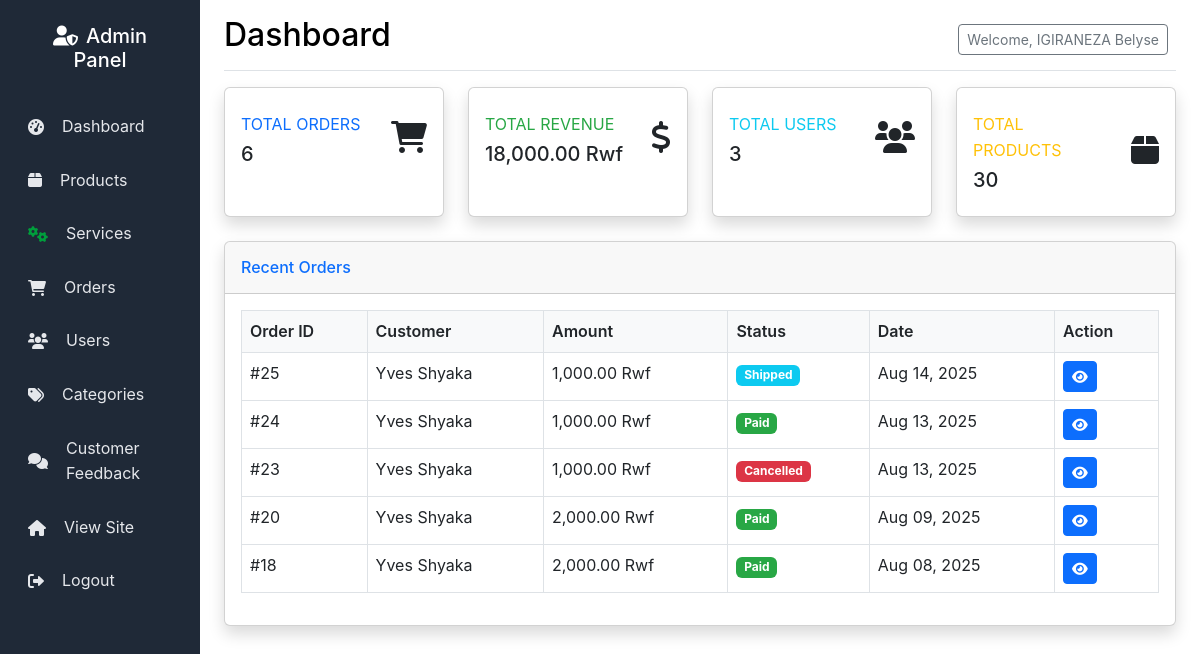
Page /admin/index.php (signed in) on the earlier database version.
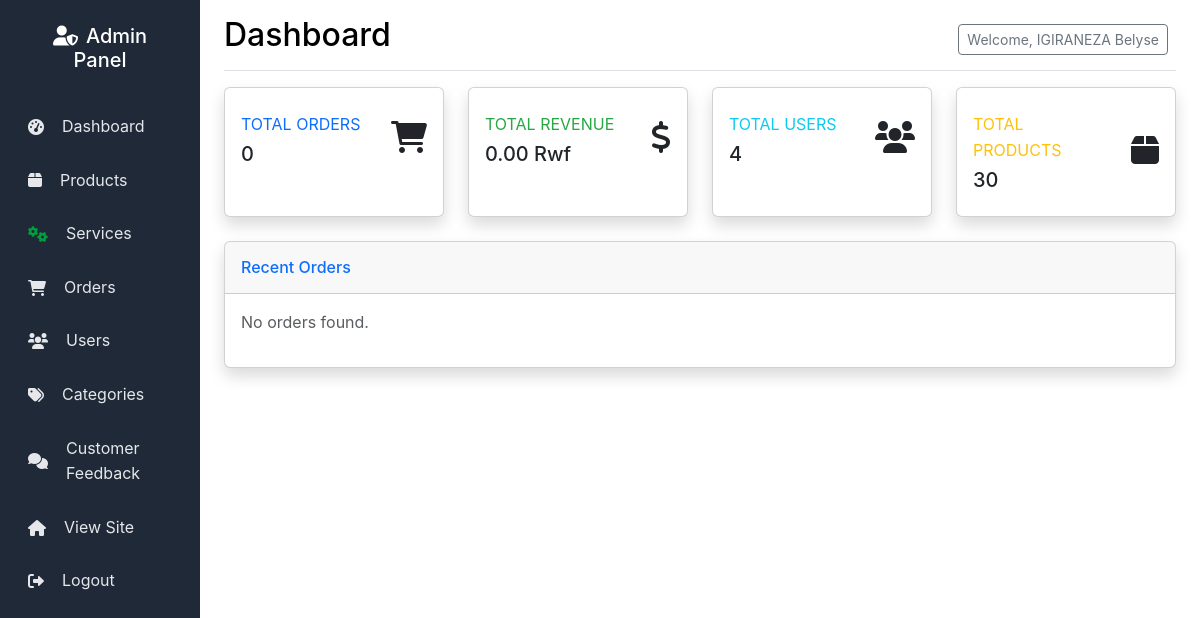
Same page on the later database version.
### tables this page shows
CREATE TABLE `orders` (
  `id` int(11) NOT NULL,
  `user_id` int(11) NOT NULL,
  `total_amount` decimal(10,2) NOT NULL,
  `status` enum('pending','paid','shipped','delivered','cancelled') DEFAULT 'pending',
  `payment_method` varchar(50) DEFAULT NULL,
  `shipping_address` text DEFAULT NULL,
  `phone` varchar(20) DEFAULT NULL,
  `created_at` timestamp NOT NULL DEFAULT current_timestamp(),
  `updated_at` timestamp NOT NULL DEFAULT current_timestamp() ON UPDATE current_timestamp()
);

CREATE TABLE `users` (
  `id` int(11) NOT NULL,
  `email` varchar(255) NOT NULL,
  `password` varchar(255) NOT NULL,
  `first_name` varchar(100) NOT NULL,
  `last_name` varchar(100) NOT NULL,
  `phone` varchar(20) DEFAULT NULL,
  `address` text DEFAULT NULL,
  `created_at` timestamp NOT NULL DEFAULT current_timestamp(),
  `updated_at` timestamp NOT NULL DEFAULT current_timestamp() ON UPDATE current_timestamp(),
  `role` enum('super','admin','customer') DEFAULT 'customer'
);

### includes/functions.php (called while the page is built, shortened)
<?php
function formatPrice($price) {
    return number_format($price, 2) . ' Rwf';
}
?>

### admin/index.php (the view, shortened to what the changed rows need)
<?php
require_once '../config/database.php';
require_once '../includes/functions.php';
$stmt = $conn->prepare("SELECT COUNT(*) as total_orders FROM orders");
$stmt->execute();
$total_orders = $stmt->fetch(PDO::FETCH_ASSOC)['total_orders'];
$stmt = $conn->prepare("SELECT COUNT(*) as total_users FROM users WHERE role = 'customer' or role = 'admin' or role = 'super'");
$stmt->execute();
$total_users = $stmt->fetch(PDO::FETCH_ASSOC)['total_users'];
$stmt = $conn->prepare("SELECT SUM(total_amount) as total_revenue FROM orders WHERE status = 'paid' OR status = 'delivered' OR status = 'shipped'");
$stmt->execute();
$total_revenue = $stmt->fetch(PDO::FETCH_ASSOC)['total_revenue'] ?? 0;
$stmt = $conn->prepare("SELECT o.*, u.first_name, u.last_name, u.email FROM orders o
                       JOIN users u ON o.user_id = u.id
                       ORDER BY o.created_at DESC LIMIT 5");
$stmt->execute();
$recent_orders = $stmt->fetchAll(PDO::FETCH_ASSOC);
?>
<!DOCTYPE html>
<html lang="en">
<head>
    <link href="https://cdn.jsdelivr.net/npm/bootstrap@5.3.0/dist/css/bootstrap.min.css" rel="stylesheet">
    <link href="../assets/css/style.css" rel="stylesheet">
    <link href="admin.css?v=<?php echo time(); ?>" rel="stylesheet">
    <link href="https://cdnjs.cloudflare.com/ajax/libs/font-awesome/6.0.0/css/all.min.css" rel="stylesheet">
</head>
<body>
    <div class="container-fluid">
        <div class="row">
            <main class="col-md-9 ms-sm-auto col-lg-10 px-md-4">
                <div class="d-flex justify-content-between flex-wrap flex-md-nowrap align-items-center pt-3 pb-2 mb-3 border-bottom">
                    <h1 class="h2">Dashboard</h1>
                </div>
                <div class="row">
                    <div class="col-xl-3 col-md-6 mb-4">
                        <div class="card border-left-primary shadow h-100 py-2">
                            <div class="card-body">
                                <div class="row no-gutters align-items-center">
                                    <div class="col mr-2">
                                        <div class="text-xs font-weight-bold text-primary text-uppercase mb-1">
                                            Total Orders</div>
                                        <div class="h5 mb-0 font-weight-bold text-gray-800"><?php echo $total_orders; ?></div>
                                    </div>
                                </div>
                            </div>
                        </div>
                    </div>
                    <div class="col-xl-3 col-md-6 mb-4">
                        <div class="card border-left-success shadow h-100 py-2">
                            <div class="card-body">
                                <div class="row no-gutters align-items-center">
                                    <div class="col mr-2">
                                        <div class="text-xs font-weight-bold text-success text-uppercase mb-1">
                                            Total Revenue</div>
                                        <div class="h5 mb-0 font-weight-bold text-gray-800"><?php echo formatPrice($total_revenue); ?></div>
                                    </div>
                                </div>
                            </div>
                        </div>
                    </div>
                    <div class="col-xl-3 col-md-6 mb-4">
                        <div class="card border-left-info shadow h-100 py-2">
                            <div class="card-body">
                                <div class="row no-gutters align-items-center">
                                    <div class="col mr-2">
                                        <div class="text-xs font-weight-bold text-info text-uppercase mb-1">
                                            Total Users</div>
                                        <div class="h5 mb-0 font-weight-bold text-gray-800"><?php echo $total_users; ?></div>
                                    </div>
                                </div>
                            </div>
                        </div>
                    </div>
                </div>
                <div class="row">
                    <div class="col-12">
                        <div class="card shadow mb-4">
                            <div class="card-body">
                                <?php if (empty($recent_orders)): ?>
                                    <p class="text-muted">No orders found.</p>
                                <?php else: ?>
                                    <div class="table-responsive">
                                        <table class="table table-bordered" width="100%" cellspacing="0">
                                            <thead>
                                                <tr>
                                                    <th>Order ID</th>
                                                    <th>Customer</th>
                                                    <th>Amount</th>
                                                    <th>Status</th>
                                                    <th>Date</th>
                                                    <th>Action</th>
                                                </tr>
                                            </thead>
                                            <tbody>
                                                <?php foreach ($recent_orders as $order): ?>
                                                    <tr>
                                                        <td>#<?php echo $order['id']; ?></td>
                                                        <td><?php echo $order['first_name'] . ' ' . $order['last_name']; ?></td>
                                                        <td><?php echo formatPrice($order['total_amount']); ?></td>
                                                        <td>
                                                            <span class="badge bg-<?php echo getStatusColor($order['status']); ?>">
                                                                <?php echo ucfirst($order['status']); ?>
                                                            </span>
                                                        </td>
                                                        <td><?php echo date('M d, Y', strtotime($order['created_at'])); ?></td>
                                                        <td>
                                                            <a href="order_details.php?id=<?php echo $order['id']; ?>" class="btn btn-sm btn-primary">
                                                                <i class="fas fa-eye"></i>
                                                            </a>
                                                        </td>
                                                    </tr>
                                                <?php endforeach; ?>
                                            </tbody>
                                        </table>
                                    </div>
                                <?php endif; ?>
                            </div>
                        </div>
                    </div>
                </div>
            </main>
        </div>
    </div>
</body>
</html>
<?php
function getStatusColor($status) {
    switch ($status) {
        case 'paid': return 'success';
        case 'shipped': return 'info';
        case 'cancelled': return 'danger';
    }
}
?>

Differences in the rows shown:
removed orders: id "25", user.first_name "Yves", user.last_name "Shyaka", total_amount "1,000.00 Rwf", status "Shipped", created_at "Aug 14, 2025"
removed orders: id "24", user.first_name "Yves", user.last_name "Shyaka", total_amount "1,000.00 Rwf", status "Paid", created_at "Aug 13, 2025"
removed orders: id "23", user.first_name "Yves", user.last_name "Shyaka", total_amount "1,000.00 Rwf", status "Cancelled", created_at "Aug 13, 2025"
removed orders: id "20", user.first_name "Yves", user.last_name "Shyaka", total_amount "2,000.00 Rwf", status "Paid", created_at "Aug 09, 2025"
removed orders: id "18", user.first_name "Yves", user.last_name "Shyaka", total_amount "2,000.00 Rwf", status "Paid", created_at "Aug 08, 2025"
Other differences:
$total_orders: "6" → "0"
formatPrice($total_revenue): "18,000.00 Rwf" → "0.00 Rwf"
$total_users: "3" → "4"
text no longer shown: "Order ID Customer Amount Status Date Action"
text now shown: "No orders found."
